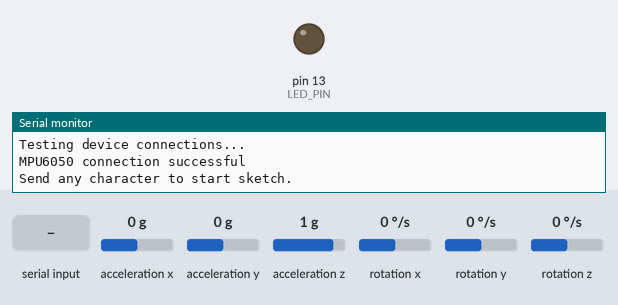
A sketch run on a simulated Arduino Uno, built with avr-gcc and run on an emulated ATmega328P. Parts: output pins drawn as LEDs (lit = HIGH), the last lines printed to the serial monitor. Dashed ring = blinking. The inputs (shaded band) are chosen by the test bench; at power-on: acceleration x 0 g, acceleration y 0 g, acceleration z 1 g, rotation x 0 °/s, rotation y 0 °/s, rotation z 0 °/s.

Above: at 1.0 s.
1.1 s: "1" received over Serial
4.1 s: acceleration x set to -1.4 g
At 6.56 s:
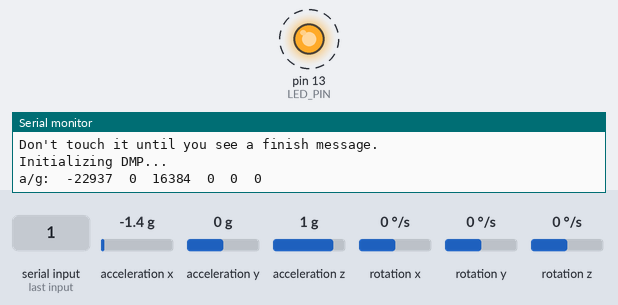
7.1 s: acceleration y set to -1.4 g
10.1 s: acceleration z set to -1.4 g
13.1 s: rotation x set to -192 °/s
16.1 s: rotation y set to -192 °/s
Timing chart, 0 to 20.1 s (numbered marks = the images above; inputs shaded):
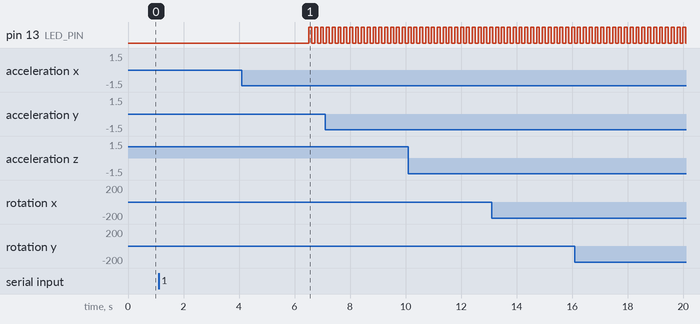

Measured:
- by itself, pin 13 (LED_PIN): alternates HIGH for 0.11 s and LOW for 0.11 s

The sketch:

mpu6050_offset_calibration.ino
```cpp
// Arduino sketch that returns calibration offsets for MPU6050

// I2Cdev and MPU6050 must be installed as libraries
#include "I2Cdev.h"
#include "MPU6050.h"

// #include "MPU6050_6Axis_MotionApps20.h"
// Arduino Wire library is required if I2Cdev I2CDEV_ARDUINO_WIRE implementation
// is used in I2Cdev.h
#if I2CDEV_IMPLEMENTATION == I2CDEV_ARDUINO_WIRE
    #include "Wire.h"
#endif

//////////// CONFIGURATION ////////////

// class default I2C address is 0x68
// specific I2C addresses may be passed as a parameter here
// AD0 low = 0x68 (default for InvenSense evaluation board)
// AD0 high = 0x69
MPU6050 mpu;
//MPU6050 mpu(0x69); // <-- use for AD0 high
//MPU6050 mpu(0x68, &Wire1); // <-- use for AD0 low, but 2nd Wire (TWI/I2C) object

// 16-bit signed integer acceleration and gravity values for each axis
int16_t ax, ay, az;
int16_t gx, gy, gz;

// uncomment "OUTPUT_READABLE_ACCELGYRO" if you want to see a tab-separated
// list of the accel X/Y/Z and then gyro X/Y/Z values in decimal. Easy to read,
// not so easy to parse, and slow(er) over UART.
#define OUTPUT_READABLE_ACCELGYRO

// uncomment "OUTPUT_BINARY_ACCELGYRO" to send all 6 axes of data as 16-bit
// binary, one right after the other. This is very fast (as fast as possible
// without compression or data loss), and easy to parse, but impossible to read
// for a human.
//#define OUTPUT_BINARY_ACCELGYRO

// built-in LED (active-high) to display activity
#define LED_PIN 13
bool blinkState = false;

uint8_t devStatus; // return status after each device operation (0 = success, !0 = error)

//////////// SETUP ////////////
void setup() {
    // join I2C bus (I2Cdev library doesn't do this automatically)
    #if I2CDEV_IMPLEMENTATION == I2CDEV_ARDUINO_WIRE
        Wire.begin();
        Wire.setClock(400000); // 400kHz I2C clock. comment this line if having compilation difficulties
    #elif I2CDEV_IMPLEMENTATION == I2CDEV_BUILTIN_FASTWIRE
        Fastwire::setup(400, true);
    #endif

    // initialize serial communication
    Serial.begin(115200); // or 38400
    while (!Serial); // wait for Leonardo enumeration, others continue immediately

    // NOTE: 8MHz or slower host processors, like the Teensy @ 3.3V or Arduino
    // Pro Mini running at 3.3V, cannot handle this baud rate reliably due to
    // the baud timing being too misaligned with processor ticks. You must use
    // 38400 or slower in these cases, or use some kind of external separate
    // crystal solution for the UART timer.

    // initialize device
    // prints with carriage return (/r) and newline (/n)
    // F() tells compiler to keep a string inside of PROGMEM and not allow it to consume RAM at a small performance cost
    Serial.println(F("Initializing I2C devices..."));
    mpu.initialize();

    // verify connection
    Serial.println(F("Testing device connections..."));
    Serial.println(mpu.testConnection() ? F("MPU6050 connection successful") : F("MPU6050 connection failed"));

    // wait for ready
    while (Serial.available() && Serial.read()); // empty buffer
    while (!Serial.available()){
      Serial.println(F("Send any character to start sketch.\n"));
      delay(1500);
    }
    while (Serial.available() && Serial.read()); // empty buffer again

    // start message
    Serial.println("\nMPU6050 Calibration Sketch");
    delay(2000);
    Serial.println("\nYour MPU6050 should be placed in horizontal position, with package letters facing up. \nDon't touch it until you see a finish message.\n");
    delay(3000);

    // load and configure the DMP
    Serial.println(F("Initializing DMP..."));
    mpu.initialize();

    // make sure it worked (returns 0 if so)
    if (devStatus == 0)
    {
        // Calibration Time: generate offsets and calibrate our MPU6050
        mpu.CalibrateAccel(6);
        mpu.CalibrateGyro(6);
        mpu.PrintActiveOffsets();
    }

    // configure Arduino LED pin for output
    pinMode(LED_PIN, OUTPUT);
}

//////////// LOOP ////////////
void loop() {
    // read raw accel/gyro measurements from device
    mpu.getMotion6(&ax, &ay, &az, &gx, &gy, &gz);

    // these methods (and a few others) are also available
    //mpu.getAcceleration(&ax, &ay, &az);
    //mpu.getRotation(&gx, &gy, &gz);

    #ifdef OUTPUT_READABLE_ACCELGYRO
        // display tab-separated accel/gyro x/y/z values
        Serial.print("a/g:\t");
        Serial.print(ax); Serial.print("\t");
        Serial.print(ay); Serial.print("\t");
        Serial.print(az); Serial.print("\t");
        Serial.print(gx); Serial.print("\t");
        Serial.print(gy); Serial.print("\t");
        Serial.println(gz);
    #endif

    #ifdef OUTPUT_BINARY_ACCELGYRO
        Serial.write((uint8_t)(ax >> 8)); Serial.write((uint8_t)(ax & 0xFF));
        Serial.write((uint8_t)(ay >> 8)); Serial.write((uint8_t)(ay & 0xFF));
        Serial.write((uint8_t)(az >> 8)); Serial.write((uint8_t)(az & 0xFF));
        Serial.write((uint8_t)(gx >> 8)); Serial.write((uint8_t)(gx & 0xFF));
        Serial.write((uint8_t)(gy >> 8)); Serial.write((uint8_t)(gy & 0xFF));
        Serial.write((uint8_t)(gz >> 8)); Serial.write((uint8_t)(gz & 0xFF));
    #endif

    // blink LED to indicate activity
    blinkState = !blinkState;
    digitalWrite(LED_PIN, blinkState);
    delay(100);
}
```
